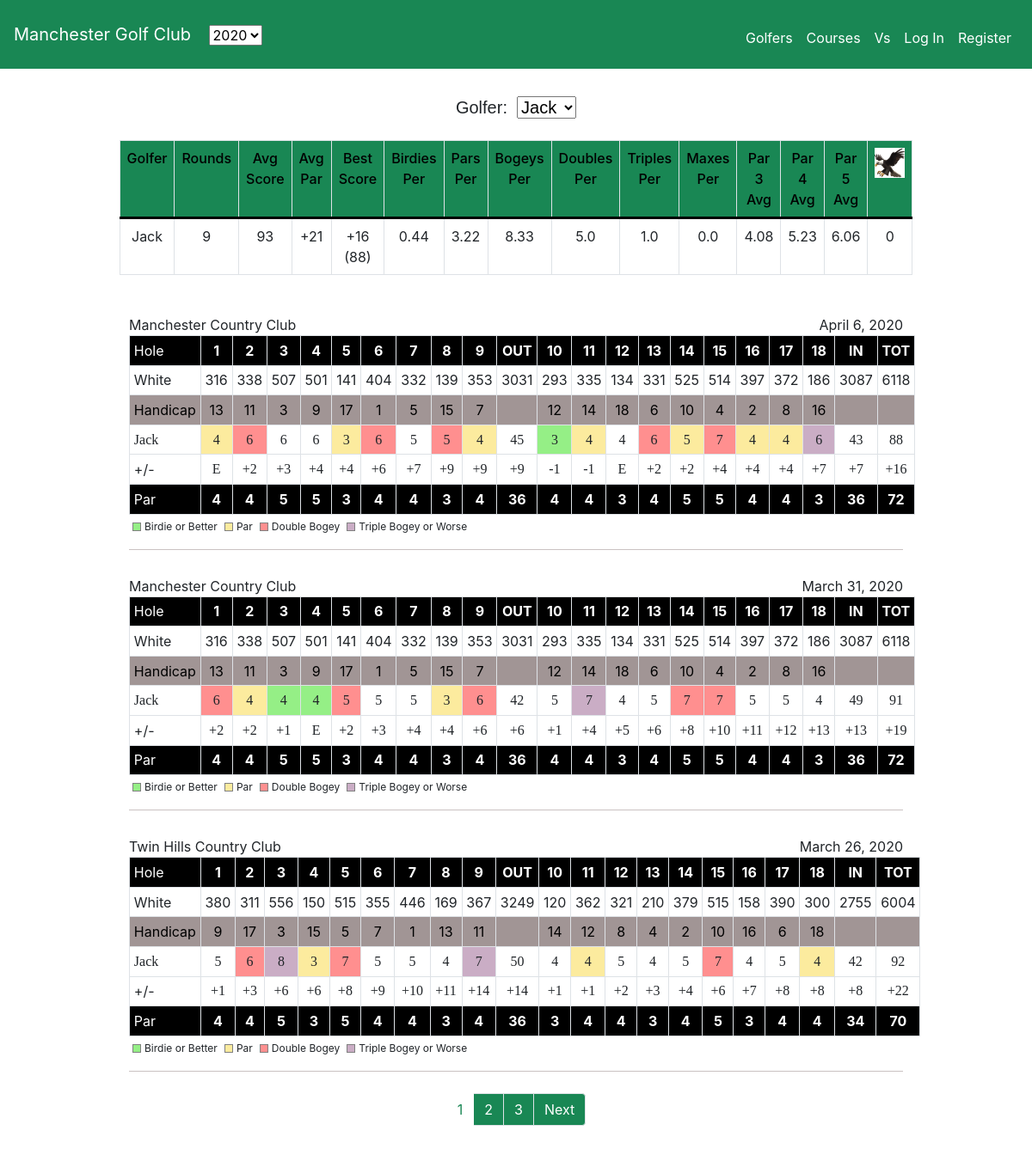
Page /2020/golfer/Jack/ on the committed database.
### golf/models.py (models this page shows, shortened)
class User(AbstractUser):
    has_rounds = models.BooleanField(default=False)
    def __str__(self):
        return f"{self.first_name}"

class Round(models.Model):
    golfer = models.ForeignKey(
        User, on_delete=models.CASCADE, related_name="users_rounds")
    course = models.ForeignKey(Course, on_delete=models.CASCADE)
    date = models.DateField()
    match = models.IntegerField(default=0)
    solo_round = models.BooleanField(default=False)

class Course(models.Model):
    name = models.CharField(max_length=50)
    WHITE = 'White'
    BLUE = 'Blue'
    RED = 'Red'
    BLACK = 'Black'
    TEE_CHOICES = [
        (WHITE, 'White'),
        (BLUE, 'Blue'),
        (RED, 'Red'),
        (BLACK, 'Black')
    ]
    tees = models.CharField(max_length=6, choices=TEE_CHOICES, default=WHITE)
    course_rating = models.DecimalField(max_digits=3, decimal_places=1)
    slope = models.IntegerField()
    front_par = models.IntegerField()
    back_par = models.IntegerField()
    par = models.IntegerField()
    front_yardage = models.IntegerField()
    back_yardage = models.IntegerField()
    yardage = models.IntegerField()
    abbreviation = models.CharField(max_length=10)
    def __str__(self):
        return f"{self.name}"

### Year2020/views.py (the view)
# urls.py: path("golfer/<str:golfer>/", views.golfer, name="2020_golfer"),
def golfer(request, golfer):
    this_golfer = User.objects.get(first_name=golfer)
    golfer_rounds = Round.objects.filter(
        golfer=this_golfer, date__year=2020).order_by('-date')
    if len(golfer_rounds) > 0:
        stats = get_stats(golfer_rounds)
    all_golfers = User.objects.all()
    golfers_2020 = []
    for golfer in all_golfers:
        golfers_rounds = Round.objects.filter(golfer=golfer, date__year=2020)
        if len(golfers_rounds) > 0:
            golfers_2020.append(golfer)
    scorecards = []
    for this_round in golfer_rounds:
        scorecard = get_scorecard(this_round)
        scorecards.append(scorecard)
    scorecards = Paginator(scorecards, 3)
    page_number = request.GET.get('page')
    this_page_scorecard = scorecards.get_page(page_number)
    context = {'stats': stats, 'scorecards': this_page_scorecard,
               'golfer': this_golfer, 'course_length': range(1, 10),
               'all_golfers': golfers_2020}
    return render(request, "2020/golfer.html", context)

### golf/helpers.py (called while the page is built)
def par_shift(score: int) -> str:
    if score > 0:
        return f"+{score}"
    elif score == 0:
        return "E"
    else:
        return str(score)

### Year2020/templates/2020/golfer.html (shortened to what this page needs)
{% extends "2020/layout.html" %}
{% load static %}
{% block main %}
<div class="grid">
    <div id="choose-golfer" class="choose-golfer">
        <label for="golfer-name">Golfer: </label>&nbsp
        <select name="golfer-name" id="golfer-name">
            {% for golfer in all_golfers %}
            <option value="{{ golfer }}">{{ golfer }}</option>
            {% endfor %}
        </select>
    </div>
</div>
<table id="stats" class="table table-bordered standings">
    <thead class="success">
        <tr class="stats-header">
            <td class="stat">Golfer</td>
            <td class="stat">Rounds</td>
            <td class="stat">Avg Score</td>
            <td class="stat">Avg Par</td>
            <td class="stat">Best Score</td>
            <td class="stat">Birdies Per</td>
            <td class="stat">Pars Per</td>
            <td class="stat">Bogeys Per</td>
            <td class="stat">Doubles Per</td>
            <td class="stat">Triples Per</td>
            <td class="stat">Maxes Per</td>
            <td class="stat">Par 3 Avg</td>
            <td class="stat">Par 4 Avg</td>
            <td class="stat">Par 5 Avg</td>
            <td class="stat"><img src="{% static 'golf/eagle.png' %}" alt="eagle" width=35 height=35></td>
        </tr>
    </thead>
    <tr>
        {% for stat in stats %}
        <td class="stat">{{ stat }}</td>
        {% endfor %}
    </tr>
</table>
{% for scorecard in scorecards %}
<div id="scorecard" class="scorecard-view">
    <p class="scorecard-course-name">{{ scorecard.round.course }}</p>
    <p class="scorecard-course-date">{{ scorecard.round.date }}</p>
    <table class="table table-sm table-bordered scorecard-table">
        <tr class="holes-row">
            <th class="scorecard-header">Hole</th>
            {% for i in course_length %}
            <th>{{ i }}</th>
            {% endfor %}
            <th>OUT</th>
            {% for i in course_length %}
            <th>{{ i|add:"9" }}</th>
            {% endfor %}
            <th>IN</th>
            <th>TOT</th>
        </tr>
        <tr class="yardages-row">
            <td class="scorecard-header">{{ scorecard.course.tees }}</td>
            {% for yard in scorecard.yardages|slice:"0:9" %}
            <td>{{ yard }}</td>
            {% endfor %}
            <td>{{ scorecard.course.front_yardage }}</td>
            {% for yard in scorecard.yardages|slice:"9:" %}
            <td>{{ yard }}</td>
            {% endfor %}
            <td>{{ scorecard.course.back_yardage }}</td>
            <td>{{ scorecard.course.yardage }}</td>
        </tr>
        <tr class="handicap-row">
            <td class="scorecard-header">Handicap</td>
            {% for handicap in scorecard.handicaps|slice:":9" %}
            <td>{{ handicap }}</td>
            {% endfor %}
            <td></td>
            {% for handicap in scorecard.handicaps|slice:"9:" %}
            <td>{{ handicap }}</td>
            {% endfor %}
            <td></td>
            <td></td>
        </tr>
        <tr class="handwritten-score">
            <td class="scorecard-header">{{ golfer }}</td>
            {% for stroke, score in scorecard.zipped_scores %}
            {% if score >= 3 %}
            <td class="triple-bogey-or-worse">{{ stroke }}</td>
            {% elif score == 2 %}
            <td class="double-bogey">{{ stroke }}</td>
            {% elif score == 0 %}
            <td class="par">{{ stroke }}</td>
            {% elif score < 0 %} <td class="birdie-or-better">{{ stroke }}</td>
                {% else %}
                <td class="bogey">{{ stroke }}</td>
                {% endif %}
                {% endfor %}
        </tr>
        <tr>
            <td class="scorecard-header">+/-</td>
            {% for par in scorecard.to_pars %}
            <td class="handwritten-score bogey">{{ par }}</td>
            {% endfor %}
        </tr>
        <tr class="holes-row">
            <td class="scorecard-header">Par</td>
            {% for par in scorecard.pars|slice:":9" %}
            <td>{{ par }}</td>
            {% endfor %}
            <td>{{ scorecard.course.front_par }}</td>
            {% for par in scorecard.pars|slice:"9:" %}
            <td>{{ par }}</td>
            {% endfor %}
            <td>{{ scorecard.course.back_par }}</td>
            <td>{{ scorecard.course.par }}</td>
        </tr>
    </table>
    <div class="score-key">
        <div class="birdie-key">
            <div class="birdie-box"></div>
            <span class="score-label">Birdie or Better</span>
        </div>
        <div class="par-key">
            <div class="par-box"></div>
            <span class="score-label">Par</span>
        </div>
        <div class="double-bogey-key">
            <div class="double-bogey-box"></div>
            <span class="score-label">Double Bogey</span>
        </div>
        <div class="triple-or-worse-key">
            <div class="triple-or-worse-box"></div>
            <span class="score-label">Triple Bogey or Worse</span>
        </div>
    </div>
</div>
{% endfor %}
<nav aria-label="scorecard-pages" class="rounds-paginator">
    <ul class="pagination">
        <li class="page-item active" aria-current="page">
            <a class="page-link selected-page" href="?page={{ scorecards.number }}">
                {{ scorecards.number }}</a>
        </li>
        {% if scorecards.has_next %}
        <li class="page-item">
            <a class="page-link" href="?page={{ scorecards.next_page_number }}">
                {{scorecards.next_page_number }}
            </a>
        </li>
        {% endif %}
        {% if scorecards.number == 1 and scorecards.paginator.num_pages > 2 %}
        <li class="page-item">
            <a class="page-link" href="?page={{ scorecards.next_page_number|add:'1' }}">
                {{scorecards.next_page_number|add:"1" }}
            </a>
        </li>
        {% endif %}
        {% if scorecards.has_next %}
        <li class="page-item">
            <a class="page-link" href="?page={{ scorecards.next_page_number }}">Next</a>
        </li>
        {% endif %}
    </ul>
</nav>
{% endblock %}

### Year2020/templates/2020/layout.html (shortened to what this page needs)
{% load static %}
<!DOCTYPE html>
<html lang="en">
<head>
    <link rel="stylesheet" href="https://cdn.jsdelivr.net/npm/bootstrap@4.0.0/dist/css/bootstrap.min.css"
>
    <link href="{% static 'golf/styles.css' %}" rel="stylesheet">
</head>
<body>
    <nav class="navbar navbar-expand-lg navbar-light" id="nav">
        <div id="name-and-year">
            <a class="navbar-brand" href="{% url 'index' %}">Manchester Golf Club</a>
            <select name="year" id="year">
                <option selected>2020</option>
            </select>
        </div>
        <div>
            <ul class="navbar-nav me-auto mt-2">
                <li class="nav-item"><a class="nav-link" href="{% url '2020_golfer' 'Jack' %}">Golfers </a></li>
                <li class="nav-item"><a class="nav-link"
                        href="{% url '2020_course' 'Manchester Country Club' 'White' 'Jack' %}">Courses </a></li>
                <li class="nav-item"><a class="nav-link" href="{% url '2020_vs' 'Jack' 'Nick' %}">Vs </a></li>
                {% if not user.is_authenticated %}
                <li class="nav-item"><a class="nav-link" href="{% url 'login' %}">Log In </a></li>
                <li class="nav-item"><a class="nav-link" href="{% url 'register' %}">Register </a></li>
                {% else %}
                <li class="nav-item"><a class="nav-link" href="{% url 'logout' %}">Log Out </a></li>
                {% endif %}
            </ul>
        </div>
    </nav>
    <main class="grid">
        {% block main %}{% endblock %}
    </main>
</body>
</html>

### golf/static/golf/styles.css (style rules this page uses)
.grid { display: grid; place-items: center; padding: 15px; }
#nav { background-color: #198754; height: 80px; list-style: none; }
#nav a { color: white; }
.scorecard-view { margin: 0 auto; width: 900px; font-size: medium; text-align: center; padding-top: 30px; padding-bottom: 15px; border-bottom: #cac2c2 1px solid; }
.holes-row { color: white; background-color: black; text-align: center; font-weight: bold; }
.yardages-row { text-align: center; }
.handicap-row { text-align: center; color: black; background-color: rgb(161, 149, 149); }
.scorecard-header { text-align: left; font-weight: 400; }
td, th { padding: 5px; border-style: solid; border-color: gray; border-width: 1px; }
th { width: 100px; }
td.triple-bogey-or-worse { background-color: #caadc5; text-align: center; }
td.birdie-or-better { background-color: #95ef86; text-align: center; }
td.par { background-color: #fceb9e; text-align: center; }
td.double-bogey { background-color: #ff8f8f; text-align: center; }
td.bogey { text-align: center; }
.handwritten-score { font-family: ink free; font-weight: semibold; }
.scorecard-course-name { margin: 0px; float: left; }
.scorecard-course-date { margin: 0px; float: right; }
#golfer-name { padding-right: 5px; margin-bottom: 8px; }
.stats-header { color: black; background-color: #198754; font-weight: 500; text-align: center; border-bottom: 3px solid black; }
td.stat { text-align: center; padding: 8px; }
#choose-golfer { font-size: 20px; font-family: sans-serif; }
#stats, #averages { padding: 25px; width: 75%; border: 0px; }
.pagination>li>a { background-color: #198754; color: white; }
.page-item.active .page-link { color: #198754; background-color: white; border: solid 1px white; }
.rounds-paginator { margin-top: 25px; margin-bottom: 50px; }
.birdie-box, .par-box, .double-bogey-box, .triple-or-worse-box { width: 10px; height: 10px; border: solid 1px grey; float: left; margin-top: 4px; margin-right: 4px; }
.birdie-box { background-color: #95ef86; }
.par-box { background-color: #fceb9e; }
.double-bogey-box { background-color: #ff8f8f; }
.triple-or-worse-box { background-color: #caadc5; }
.score-label { font-size: 12px; float: left; }
.score-key { width: 75%; display: flex; margin-right: 0px; }
.birdie-key, .par-key, .double-bogey-key, .triple-or-worse-key { height: 20px; text-align: left; margin-left: 4px; margin-right: 4px; }
.scorecard-table { margin-bottom: 5px; }
#name-and-year { margin-right: auto; }

### rows in the picture
User: first_name "Jack"
Round: round.course "Manchester Country Club", round "April 6, 2020", course_length "1" "2" "3" "4" "5" "6" "7" "8" "9", course_length "10" "11" "12" "13" "14" "15" "16" "17" "18", course.tees "White", yardages "316" "338" "507" "501" "141" "404" "332" "139" "353", course.front_yardage "3031", yardages "293" "335" "134" "331" "525" "514" "397" "372" "186", course.back_yardage "3087", course.yardage "6118", handicaps "13" "11" "3" "9" "17" "1" "5" "15" "7", handicaps "12" "14" "18" "6" "10" "4" "2" "8" "16", zipped_scores "4" "3" "4" "4" "5" "4" "4", zipped_scores "6" "6" "5" "6" "7", zipped_scores "6" "6" "5" "45" "4" "43" "88", zipped_scores "3", zipped_scores "6", to_pars "E" "+2" "+3" "+4" "+4" "+6" "+7" "+9" "+9" "+9" "-1" "-1" "E" "+2" "+2" "+4" "+4" "+4" "+7" "+7" "+16", pars "4" "4" "5" "5" "3" "4" "4" "3" "4", course.front_par "36", pars "4" "4" "3" "4" "5" "5" "4" "4" "3", course.back_par "36", course.par "72"
Round: round.course "Manchester Country Club", round "March 31, 2020", course_length "1" "2" "3" "4" "5" "6" "7" "8" "9", course_length "10" "11" "12" "13" "14" "15" "16" "17" "18", course.tees "White", yardages "316" "338" "507" "501" "141" "404" "332" "139" "353", course.front_yardage "3031", yardages "293" "335" "134" "331" "525" "514" "397" "372" "186", course.back_yardage "3087", course.yardage "6118", handicaps "13" "11" "3" "9" "17" "1" "5" "15" "7", handicaps "12" "14" "18" "6" "10" "4" "2" "8" "16", zipped_scores "6" "5" "6" "7" "7", zipped_scores "4" "3", zipped_scores "4" "4", zipped_scores "5" "5" "42" "5" "4" "5" "5" "5" "4" "49" "91", zipped_scores "7", to_pars "+2" "+2" "+1" "E" "+2" "+3" "+4" "+4" "+6" "+6" "+1" "+4" "+5" "+6" "+8" "+10" "+11" "+12" "+13" "+13" "+19", pars "4" "4" "5" "5" "3" "4" "4" "3" "4", course.front_par "36", pars "4" "4" "3" "4" "5" "5" "4" "4" "3", course.back_par "36", course.par "72"
Round: round.course "Twin Hills Country Club", round "March 26, 2020", course_length "1" "2" "3" "4" "5" "6" "7" "8" "9", course_length "10" "11" "12" "13" "14" "15" "16" "17" "18", course.tees "White", yardages "380" "311" "556" "150" "515" "355" "446" "169" "367", course.front_yardage "3249", yardages "120" "362" "321" "210" "379" "515" "158" "390" "300", course.back_yardage "2755", course.yardage "6004", handicaps "9" "17" "3" "15" "5" "7" "1" "13" "11", handicaps "14" "12" "8" "4" "2" "10" "16" "6" "18", zipped_scores "5" "5" "5" "4" "50" "4" "5" "4" "5" "4" "5" "42" "92", zipped_scores "6" "7" "7", zipped_scores "8" "7", zipped_scores "3" "4" "4", to_pars "+1" "+3" "+6" "+6" "+8" "+9" "+10" "+11" "+14" "+14" "+1" "+1" "+2" "+3" "+4" "+6" "+7" "+8" "+8" "+8" "+22", pars "4" "4" "5" "3" "5" "4" "4" "3" "4", course.front_par "36", pars "3" "4" "4" "3" "4" "5" "3" "4" "4", course.back_par "34", course.par "70"

### other values in the picture
{{ stat }} "9" "93" "+21" "+16 (88)" "0.44" "3.22" "8.33" "5.0" "1.0" "0.0" "4.08" "5.23" "6.06" "0"
{{ scorecards.number }} "1"
{{ scorecards.next_page_number }} "2"
{{ scorecards.next_page_number|add:"1" }} "3"
form field golfer-name "Jack"
